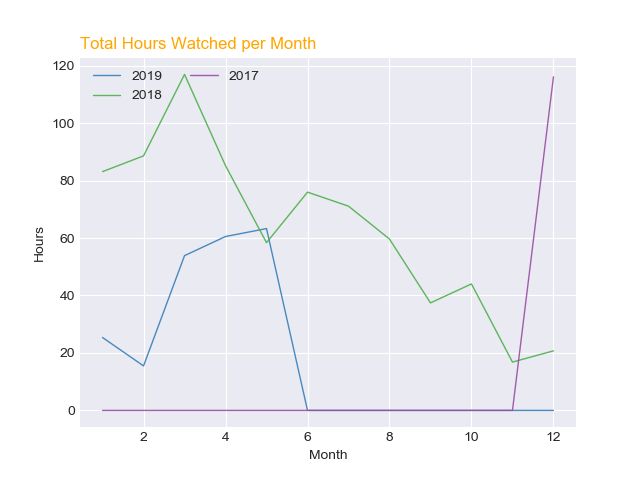

The Python source for this figure:
"""
    Created by Farzad on 5/26/2019 at 9:14
"""

import json
import re
import datetime
import matplotlib.pyplot as plt
from googleapiclient.discovery import build
import pandas as pd
import isodate
# import time
# import numpy as np

# Initialization
file_history = 'C:/Users/Farzad/Desktop/Takeout/YouTube/history/watch-history.json'
result_dir = 'C:/Users/Farzad/Desktop/Takeout/YouTube/result'


def add_id():  # Add video ID to contentDetail
    # Open the history file
    with open(file_history, 'r', encoding='utf8') as f:
        data = json.load(f)
    data_new = []
    # ids = ','.join(list(map(lambda content: re.match('.+=(.+)', content['titleUrl']).group(1), sub_data)))

    for contentDetail in data:
        try:
            title_url = re.match('.+=(.+)', contentDetail['titleUrl'])  # extract id from video
        except KeyError:  # for some reason, some videos does not have a url!
            continue

        contentDetail['id'] = title_url.group(1)  # extract id from video
        data_new.append(contentDetail)

    with open(result_dir + '/new_data_with_ID.txt', 'w', encoding='utf8') as result_file:
        json.dump(data_new, result_file, ensure_ascii=False)  # to write the persian chars correctly!


def add_duration():  # Add video Duration to contentDetail
    api_key = input("Give me the YouTube API Key: ")
    service = build('youtube', 'v3', developerKey=api_key)

    # Open the file
    with open(result_dir + "/new_data_with_ID.txt", 'r', encoding="utf8") as f:
        data = json.load(f)

    # YouTube API only allows 50 simultaneous ids query
    almost_all = int(len(data) / 50)
    residual = len(data) % 50
    lower_bound = 0
    upper_bound = 50

    for c in range(almost_all + 1):
        print(c)
        ids = ','.join(list(map(lambda item: item["id"], data[lower_bound:upper_bound])))

        # print(ids)
        request = service.videos().list(
            part="contentDetails",
            id=ids  # I can use response to find the video ID but
            # in order to get the response I have to provide the ID!
        )
        response = request.execute()

        for i in range(int(response["pageInfo"]["totalResults"])):  # some videos may not response
            # (deleted for copyright or country restrictions)
            for j in range(lower_bound, upper_bound):
                if response["items"][i]["id"] == data[j]['id']:
                    data[j]["duration"] = response["items"][i]["contentDetails"]["duration"]
                    break

        lower_bound += 50
        upper_bound += 50 if c != (almost_all - 1) else residual
        # time.sleep(1)

    with open(result_dir + '/new_data_with_ID_Duration.txt', 'w', encoding='utf8') as result_file:
        json.dump(data, result_file, ensure_ascii=False)  # to write the persian chars correctly!


def draw_graph():
    # Open the file
    with open(result_dir + "/new_data_with_ID_Duration.txt", 'r', encoding="utf8") as f:
        data = json.load(f)

    total_2019 = [0, 0, 0, 0, 0, 0, 0, 0, 0, 0, 0, 0]
    total_2018 = [0, 0, 0, 0, 0, 0, 0, 0, 0, 0, 0, 0]
    total_2017 = [0, 0, 0, 0, 0, 0, 0, 0, 0, 0, 0, 0]

    # counter = 0
    for video_watched in data:
        # print(counter + 1)
        try:
            video_watched_time = datetime.datetime.strptime(video_watched['time'], '%Y-%m-%dT%H:%M:%S.%f%z')
        except:  # Some videos' time does not have %f (milliseconds)
            video_watched_time = datetime.datetime.strptime(video_watched['time'], '%Y-%m-%dT%H:%M:%S%z')

        try:
            video_watched_duration = float(isodate.parse_duration(video_watched["duration"]).total_seconds())
            if video_watched_duration > 5400:  # Do not count videos with more than half-hour duration,
                continue  # since I did not see them or they were live-streams
        except KeyError:  # Some videos does not have duration. Skip them!
            continue

        # Number of videos watched in a month
        # if video_watched_time.year == 2019:
        #     total_2019[video_watched_time.month - 1] += 1
        # elif video_watched_time.year == 2018:
        #     total_2018[video_watched_time.month - 1] += 1
        # elif video_watched_time.year == 2017:
        #     total_2017[video_watched_time.month - 1] += 1

        # Duration of videos watched in a month
        if video_watched_time.year == 2019:
            total_2019[video_watched_time.month - 1] += video_watched_duration
        elif video_watched_time.year == 2018:
            total_2018[video_watched_time.month - 1] += video_watched_duration
        elif video_watched_time.year == 2017:
            total_2017[video_watched_time.month - 1] += video_watched_duration

        # counter += 1

    print("Year 2019: Total -> {0}".format(str(sum(total_2019) / 3600)))
    print([d / 3600 for d in total_2019])
    print("Year 2018: Total -> {0}".format(str(sum(total_2018) / 3600)))
    print([d / 3600 for d in total_2018])
    print("Year 2017: Total -> {0}".format(str(sum(total_2017) / 3600)))
    print([d / 3600 for d in total_2017])

    # Make a data frame
    df = pd.DataFrame({'x': range(1, 13),
                       '2019': [d / 3600 for d in total_2019],
                       '2018': [d / 3600 for d in total_2018],
                       '2017': [d / 3600 for d in total_2017]})  # Converting seconds to minutes

    # style
    plt.style.use('seaborn-darkgrid')

    # create a color palette
    palette = plt.get_cmap('Set1')

    # multiple line plot
    num = 0
    for column in df.drop('x', axis=1):
        num += 1
        plt.plot(df['x'], df[column], marker='', color=palette(num), linewidth=1, alpha=0.9, label=column)

    # Add legend
    plt.legend(loc=2, ncol=2)

    # Add titles
    plt.title("Total Hours Watched per Month", loc='left', fontsize=12, fontweight=0, color='orange')
    plt.xlabel("Month")
    plt.ylabel("Hours")

    plt.savefig('YouTubeWaste.png')


def main():
    # add_id()
    # add_duration()
    draw_graph()


if __name__ == "__main__":
    main()
